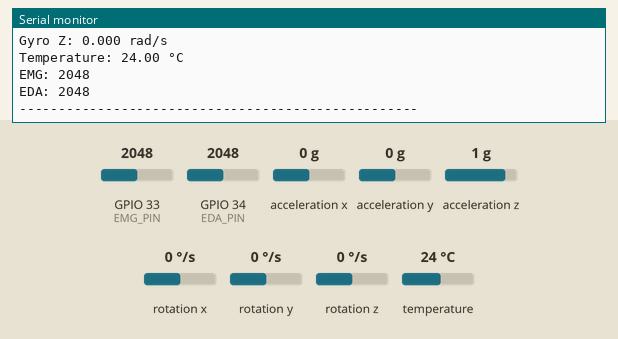
Simulated run of this sketch. Board: ESP32. On the bench: the last lines printed to the serial monitor. Inputs (shaded band) come from the test bench; at power-on: GPIO 33 (EMG_PIN) = 2048, GPIO 34 (EDA_PIN) = 2048, acceleration x 0 g, acceleration y 0 g, acceleration z 1 g, rotation x 0 °/s, rotation y 0 °/s, rotation z 0 °/s, temperature 24 °C.

Above: at 3.7 s.
3.8 s: GPIO 33 (EMG_PIN) set to 1057
At 3.97 s:
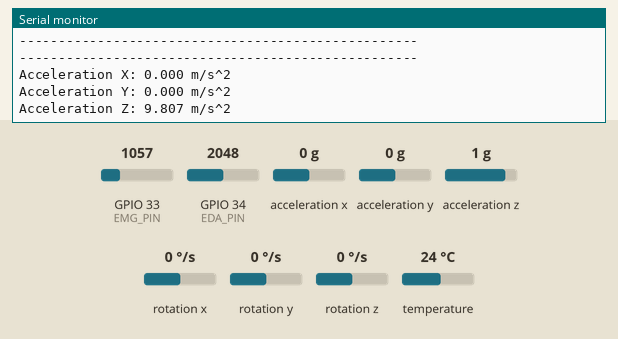
5.3 s: GPIO 33 (EMG_PIN) set to 927
At 6.18 s:
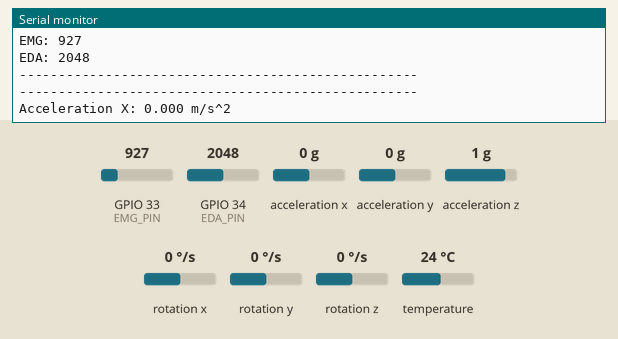
Timing chart, 0 to 8.3 s (numbered marks = the images above; inputs shaded):
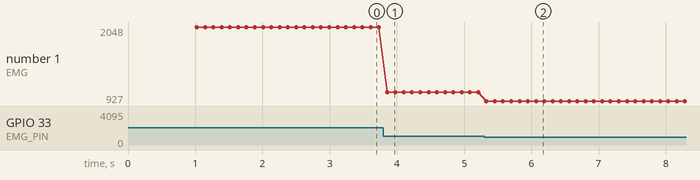

The sketch:

emg_eda_imu_test.ino
```cpp
#include <Adafruit_MPU6050.h>
#include <Adafruit_Sensor.h>
#include <Wire.h>

Adafruit_MPU6050 mpu;

// Analog input pins for EMG and EDA
#define EMG_PIN 33
#define EDA_PIN 34

void setup() {
  // Initialize serial communication
  Serial.begin(115200);
  delay(1000);
  Serial.println("Initializing sensors...");

  // Initialize I2C for ESP32 Wrover
  Wire.begin(21, 22);

  // Initialize MPU6050
  if (!mpu.begin(0x68, &Wire)) {
    Serial.println("Failed to find MPU6050 chip!");
    while (1) delay(10);
  }

  // Configure MPU6050
  mpu.setAccelerometerRange(MPU6050_RANGE_8_G);
  mpu.setGyroRange(MPU6050_RANGE_500_DEG);
  mpu.setFilterBandwidth(MPU6050_BAND_21_HZ);

  Serial.println("MPU6050 initialized successfully!");
  Serial.println("---------------------------------------------------");
}

void loop() {
  // === Read IMU Data ===
  sensors_event_t a, g, temp;
  mpu.getEvent(&a, &g, &temp);

  // === Read EMG and EDA analog data ===
  int emgValue = analogRead(EMG_PIN);
  int edaValue = analogRead(EDA_PIN);

  // === Print all sensor readings ===
  Serial.println("---------------------------------------------------");
  Serial.print("Acceleration X: "); Serial.print(a.acceleration.x, 3); Serial.println(" m/s^2");
  Serial.print("Acceleration Y: "); Serial.print(a.acceleration.y, 3); Serial.println(" m/s^2");
  Serial.print("Acceleration Z: "); Serial.print(a.acceleration.z, 3); Serial.println(" m/s^2");

  Serial.print("Gyro X: "); Serial.print(g.gyro.x, 3); Serial.println(" rad/s");
  Serial.print("Gyro Y: "); Serial.print(g.gyro.y, 3); Serial.println(" rad/s");
  Serial.print("Gyro Z: "); Serial.print(g.gyro.z, 3); Serial.println(" rad/s");

  Serial.print("Temperature: "); Serial.print(temp.temperature, 2); Serial.println(" °C");

  Serial.print("EMG: "); Serial.println(emgValue);
  Serial.print("EDA: "); Serial.println(edaValue);

  Serial.println("---------------------------------------------------");
  Serial.println();  // blank line for readability

  delay(100);  // 10 Hz sampling rate (adjust as needed)
}
```

Measured:
- the behaviour switches between 1000 and 999 on GPIO 33 (EMG_PIN) (found by bisection; images 1 and 2)
- after the input at 3.8 s, the serial monitor: prints a new line after 0.05 s (image 1)
- after the input at 5.3 s, the serial monitor: prints a new line at once (image 2)
- plotted number 1: 2048 → 1057 after the input at 3.8 s, 1057 → 927 after the input at 5.3 s
